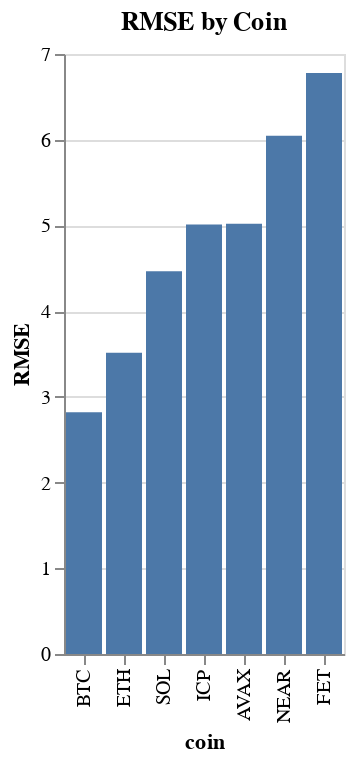

Notebook code for this chart:
### Code cell
import altair as alt

# Sort the DataFrame by RMSE in ascending order
everything_sorted = everything.sort_values('RMSE')

# Create the bar plot
alt.Chart(everything_sorted).mark_bar().encode(
    x=alt.X('coin', sort= 'y'),  # Sort x-axis (coins) by y-axis (RMSE)
    y='RMSE'
).properties(
    title='RMSE by Coin'  # Add a title to the chart
)

### Figure 1 — Vega-Lite specification as saved in the notebook (floating-point values rounded to 4 significant figures)
{"config": {"view": {"continuousWidth": 300, "continuousHeight": 300}}, "data": {"name": "data-97ca848011482e44301c28d75c1e9d83"}, "mark": {"type": "bar"}, "encoding": {"x": {"field": "coin", "sort": "y", "type": "nominal"}, "y": {"field": "RMSE", "type": "quantitative"}}, "title": "RMSE by Coin", "$schema": "https://vega.github.io/schema/vega-lite/v5.20.1.json", "datasets": {"data-97ca848011482e44301c28d75c1e9d83": [{"coin": "BTC", "correlation": -0.6947, "RMSE": 2.82}, {"coin": "ETH", "correlation": -0.6285, "RMSE": 3.515}, {"coin": "SOL", "correlation": -0.5629, "RMSE": 4.465}, {"coin": "ICP", "correlation": -0.4958, "RMSE": 5.01}, {"coin": "AVAX", "correlation": -0.5518, "RMSE": 5.021}, {"coin": "NEAR", "correlation": -0.5024, "RMSE": 6.046}, {"coin": "FET", "correlation": -0.4391, "RMSE": 6.777}]}}
